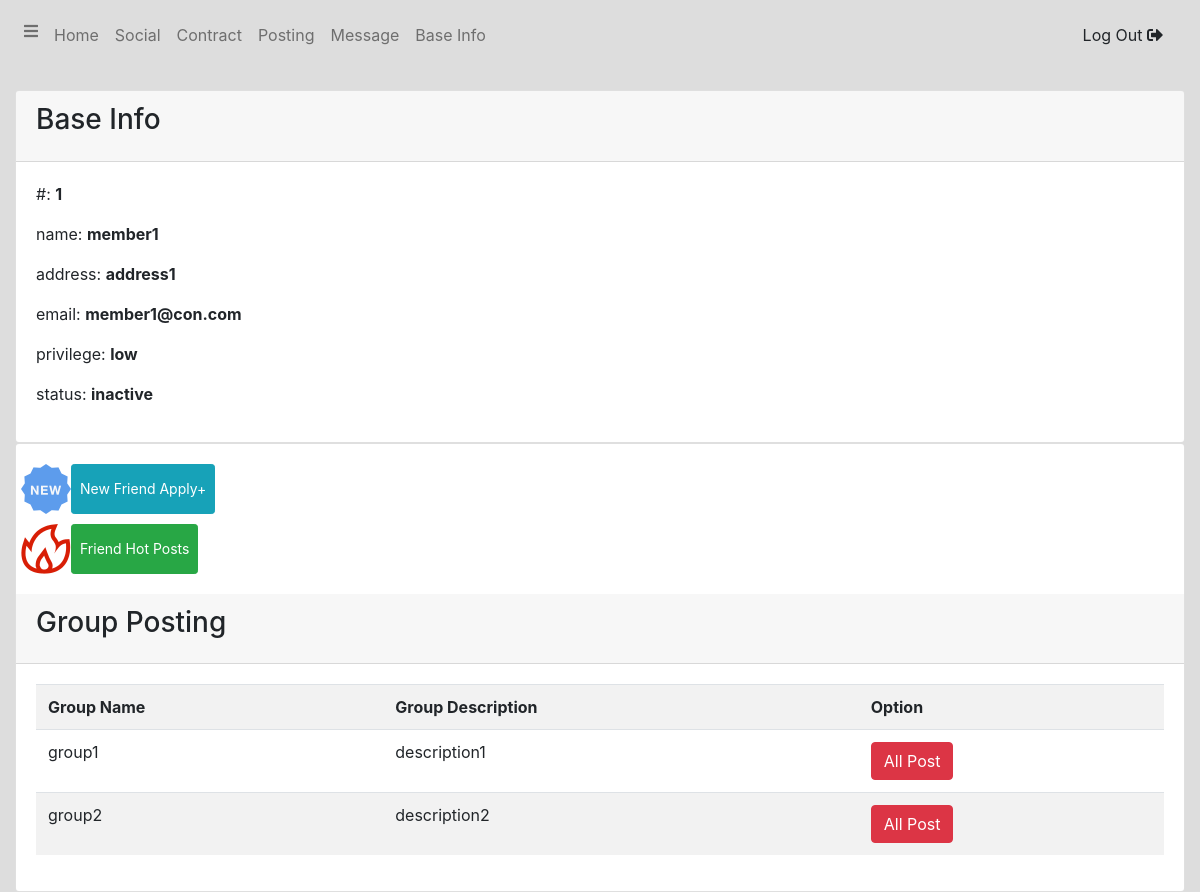
Page /member/index.php (signed in) on the committed database.
### tables this page shows
CREATE TABLE `member` (
  `id` int(11) NOT NULL AUTO_INCREMENT,
  `name` varchar(255) NOT NULL DEFAULT '',
  `password` varchar(255) NOT NULL DEFAULT '',
  `address` varchar(255) NOT NULL DEFAULT '',
  `email` varchar(255) NOT NULL DEFAULT '',
  `family` text,
  `colleagues` text,
  `privilege` varchar(255) NOT NULL DEFAULT '',
  `status` varchar(255) NOT NULL DEFAULT '',
  `create_time` timestamp NOT NULL DEFAULT CURRENT_TIMESTAMP,
  `last_update_time` timestamp NOT NULL DEFAULT CURRENT_TIMESTAMP ON UPDATE CURRENT_TIMESTAMP,
  PRIMARY KEY (`id`)
);

CREATE TABLE `member_group` (
  `id` int(11) NOT NULL AUTO_INCREMENT,
  `member_id` int(11) NOT NULL DEFAULT '0',
  `group_id` int(11) NOT NULL,
  PRIMARY KEY (`id`),
  KEY `member_id` (`member_id`),
  KEY `group_id` (`group_id`),
  CONSTRAINT `member_group_ibfk_1` FOREIGN KEY (`member_id`) REFERENCES `member` (`id`) ON DELETE CASCADE,
  CONSTRAINT `member_group_ibfk_2` FOREIGN KEY (`group_id`) REFERENCES `group` (`id`) ON DELETE CASCADE
);

CREATE TABLE `group` (
  `id` int(11) NOT NULL AUTO_INCREMENT,
  `admin_id` int(11) NOT NULL DEFAULT '0',
  `group_name` varchar(255) NOT NULL DEFAULT '',
  `description` varchar(255) NOT NULL DEFAULT '',
  `create_time` timestamp NULL DEFAULT CURRENT_TIMESTAMP,
  `last_update_time` timestamp NULL DEFAULT CURRENT_TIMESTAMP ON UPDATE CURRENT_TIMESTAMP,
  PRIMARY KEY (`id`)
);

### func/func.php (called while the page is built, shortened)
<?php
require_once dirname(__FILE__).'/db.php';
require_once dirname(__FILE__) . "/dbQuery.php";
function getLogin() {
    return [
        'uid' => isset($_SESSION['uid']) ? $_SESSION['uid'] : 0 ,
        'bid' => isset($_SESSION['bid']) ? $_SESSION['bid'] : 0 ,
        'mid' => isset($_SESSION['mid']) ? $_SESSION['mid'] : 0 ,
    ];
}
function getMemberInfo($id = 0)
{
    if ($id == 0) {
        $id = getLogin()['mid'];
    }
    return getOne("select * from member where id = ?", [$id]);
}
function getMemberGroupInfo()
{
    global $inputs;
    if (empty($inputs)) {
        $mid = getLogin()['mid'];
    } else {
        $mid = $inputs['id'];
    }
    $res = getAll("select b.*,a.id as union_id
                       from member_group a inner join `group` b on a.group_id = b.id
                       where a.member_id = ?", [$mid]);
    if (empty($inputs)) {
        return $res;
    } else {
        formatOutput(true, 'success', $res);
    }
}
?>

### func/dbQuery.php (called while the page is built, shortened)
<?php
require_once dirname(__FILE__).'/db.php';
function getOne($sql = '', $data = [])
{
    global $db;
    $stmt = $db->prepare($sql);
    $stmt->execute($data);
    return $stmt->fetch(PDO::FETCH_ASSOC);
}
function getAll($sql = '', $data = [])
{
    global $db;
    $stmt = $db->prepare($sql);
    $stmt->execute($data);
    return $stmt->fetchAll(PDO::FETCH_ASSOC);
}
?>

### member/index.php (the view, shortened to what this page needs)
<?php
require_once "../func/func.php";
$info = getMemberInfo();
$groupInfo = getMemberGroupInfo();
?>
<?php require_once "../common/header.php";?>
<div class="wrapper">
    <?php require_once "nav.php";?>
    <section class="content">
        <div class="container-fluid">
            <div class="row" style="margin-top: 20px">
                <div class="col-md-12">
                    <div class="card">
                        <div class="card-header">
                            <h3 class="card-title">Base Info</h3>
                        </div>
                        <div class="card-body">
                            <p>#:    <strong><?php echo $info['id'] ?></strong></p>
                            <p>name:    <strong><?php echo $info['name'] ?></strong></p>
                            <p>address: <strong><?php echo $info['address'] ?></strong></p>
                            <p>email:   <strong><?php echo $info['email'] ?></strong></p>
                            <p>privilege:   <strong><?php echo $info['privilege'] ?></strong></p>
                            <p>status:  <strong><?php echo $info['status'] ?></strong></p>
                        </div>
                    </div>
                    <div class="card">
                        <div class="card-body">
                            <div class="row">
                                <div style="width: 50px;height: 50px">
                                    <img src="../static/upload/default/new.png" alt="" style="width: 100%">
                                </div>
                                <button class="btn btn-info btn-sm" onclick="window.open('./friend_apply.php')">New Friend Apply+</button>
                            </div>
                            <div class="row m-t-10">
                                <div style="width: 50px;height: 50px">
                                    <img src="../static/upload/default/hot.png" alt="" style="width: 100%">
                                </div>
                                <button class="btn btn-success btn-sm" onclick="window.open('./hot_posts.php')">Friend Hot Posts</button>
                            </div>
                        </div>
                        <div class="card-header">
                            <h3 class="card-title">Group Posting</h3>
                        </div>
                        <div class="card-body">
                            <div>
                                <table class="table-striped table">
                                    <tr>
                                        <th>Group Name</th>
                                        <th>Group Description</th>
                                        <th>Option</th>
                                    </tr>
                                    <?php foreach ($groupInfo as $item){
                                        ?>
                                        <tr>
                                            <td><?php echo $item['group_name']?></td>
                                            <td><?php echo $item['description']?></td>
                                            <td data-id="<?php echo $item['union_id'] ?>"><button class="btn btn-danger" onclick="detailGroupPostingMember(<?php echo $item['id']?>)">All Post</button></td>
                                        </tr>
                                        <?php
                                    } ?>
                                </table>
                            </div>
                        </div>
                    </div>
                </div>
            </div>
        </div>
    </section>
</div>
<?php require_once "../common/footer.php";?>

### common/header.php (style rules this page uses)
.m-t-10 { margin-top: 10px; }

### rows in the picture
member: id "1", name "member1", address "address1", email "member1@con.com", privilege "low", status "inactive"
member_group: group.group_name "group1", group.description "description1"
member_group: group.group_name "group2", group.description "description2"
